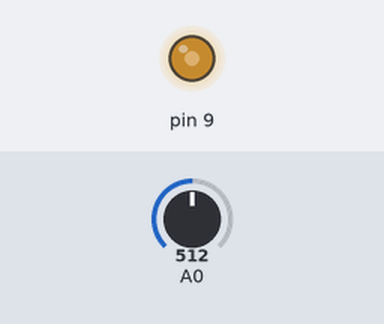
Bench run of a sketch on a simulated Arduino Uno, built with avr-gcc and run on an emulated ATmega328P. Shown: output pins drawn as LEDs (lit = HIGH). The test bench sets the inputs (shaded band); at power-on: A0 = 512.

Above: at 1.2 s.
1.3 s: A0 set to 306
At 2.0 s:
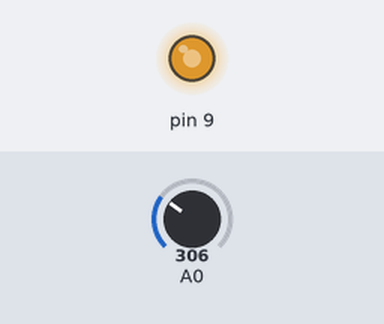
2.8 s: A0 set to 245
At 3.2 s:
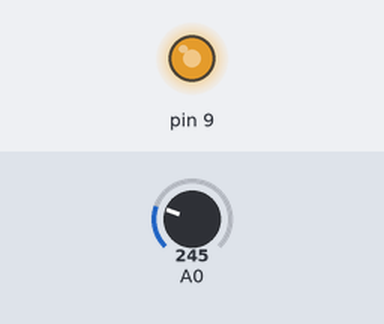
4.3 s: A0 set to 900
At 5.5 s:
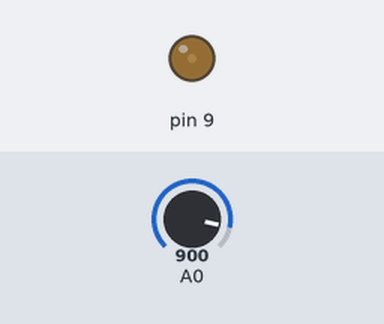
5.8 s: A0 set to 1023
At 6.6 s:
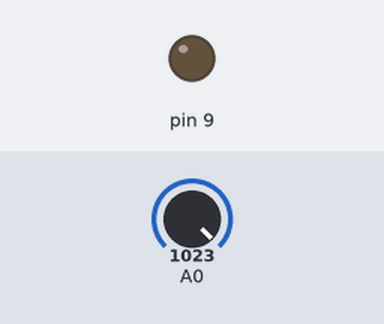
7.3 s: A0 set to 511
At 7.8 s:
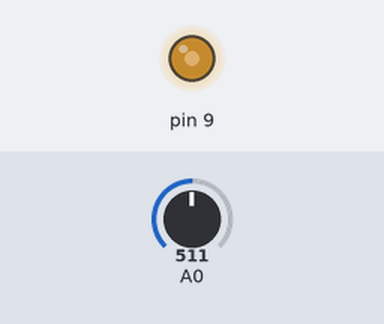
Timing chart, 0 to 9.8 s (numbered marks = the images above; inputs shaded):
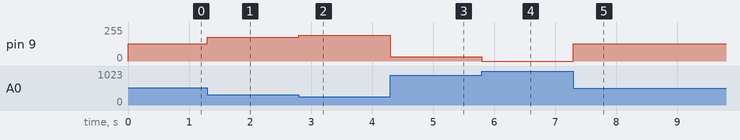

Measured:
- after the input at 1.3 s, pin 9: 128/255 → 179/255 at once
- after the input at 2.8 s, pin 9: 179/255 → 194/255 at once
- after the input at 4.3 s, pin 9: 194/255 → 31/255 at once
- after the input at 5.8 s, pin 9: 31/255 → 0/255 at once
- after the input at 7.3 s, pin 9: 0/255 → 128/255 at once

The sketch:

adv_task_2.ino
```cpp
/*
Омегабот должен при повороте ручки потенциометра увеличивать или уменьшать яркость освещения светодиода на модуле светодиода.
*/

int PotentiometerRead(int SensorPin)
{
  if(SensorPin < A0 || SensorPin > A3)
    return -1;

  int Data = analogRead(SensorPin);
  return Data;
}

void LedBrightness(int LedPin, int Bright)
{
  if(LedPin > 255) LedPin = 255;
  if(LedPin < 0) LedPin = 0;

  analogWrite(LedPin, 255 - Bright);
}


void setup()
{
  pinMode(9, OUTPUT);
}

void loop()
{
  LedBrightness(9, map ( PotentiometerRead(A0) , 0 , 1023 , 0 , 255 ) );
}
```
